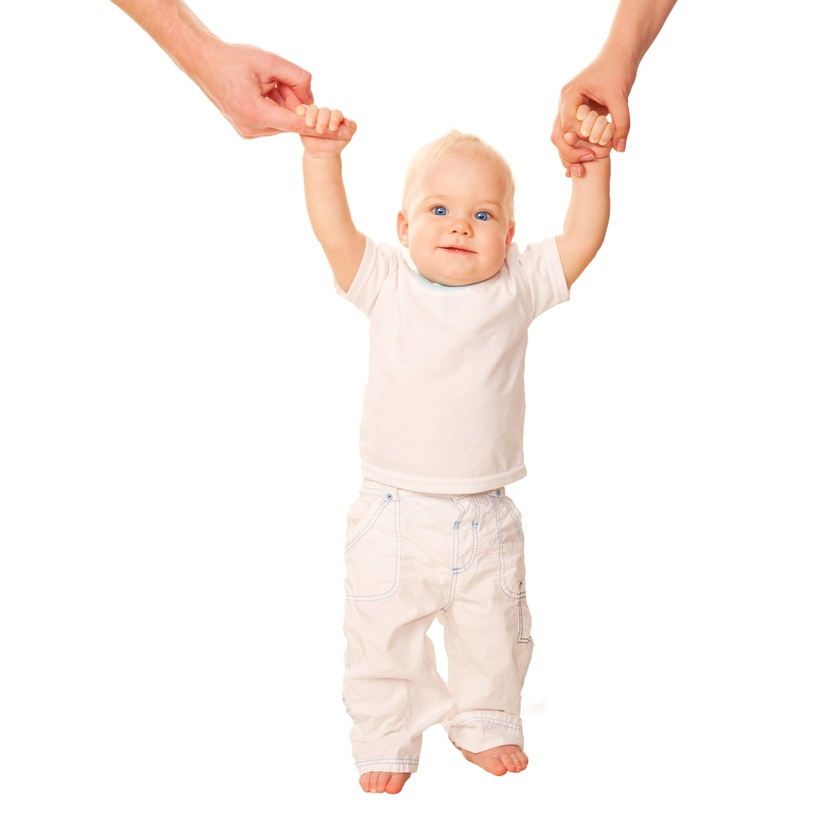
#> input picture OpenCV-Indonesia-master/baayi.jpg, 840 x 840 px, shrunk from 1000 x 1000 before the run
$ python '2. detect_mata.py'
#> lines starting #> are read from the running program, lines starting #| are printed output that depends on the picture; after the words box and inside, x2 and y2 are one past the last pixel; in counts of white or black regions, pixels touching at a corner belong together
import cv2

img = cv2.imread('baayi.jpg')
#> img is the input picture: shape (840, 840, 3); mean B, G, R 242.1, 245.3, 251.7

face = cv2.CascadeClassifier('face-detect.xml')
eye = cv2.CascadeClassifier('haarcascade_eye.xml')

gray = cv2.cvtColor(img, cv2.COLOR_BGR2GRAY)
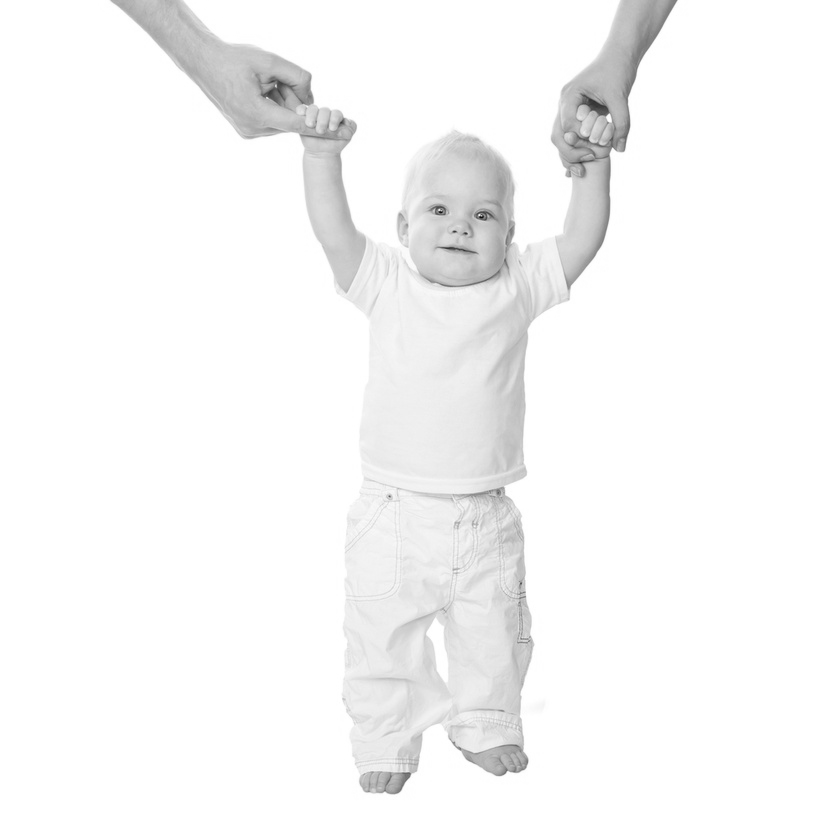
#> gray: shape (840, 840); min 9, max 255, mean 246.9

muka = face.detectMultiScale(gray, 1.3, 5)
#> muka = [[395, 163, 126, 126]]
for (x,y,w,h) in muka:
    cv2.rectangle(img, (x,y), (x+w, y+h), (0,255,0), 2)

    cv_warna = img[y:y+h, x:x+w]
    cv_gray = gray[y:y+h, x:x+w]
    mata = eye.detectMultiScale(cv_gray, 1.5, 3)
    for (mx,my,mw,mh) in mata:
        cv2.rectangle(cv_warna, (mx,my), (mx+mw, my+mh), (255, 255, 0), 1)
#> this loop made 1 pass
#> (x, y, w, h, mata) on pass 1: (395, 163, 126, 126, [[73, 39, 30, 30], [67, 32, 45, 45]])
#> pass 1, `cv_warna = img[y:y+h, x:x+w]`:
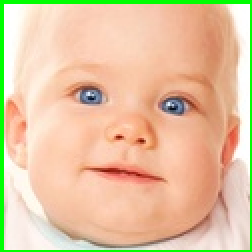
#> cv_warna: shape (126, 126, 3) (shown 2 times larger); mean B, G, R 161.4, 196.9, 227.5
#> pass 1, `cv_gray = gray[y:y+h, x:x+w]`:
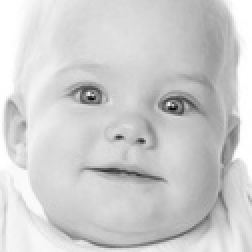
#> cv_gray: shape (126, 126) (shown 2 times larger); min 9, max 255, mean 206
#> after the loop:
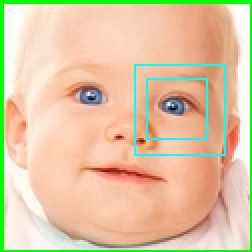
#> cv_warna: shape (126, 126, 3) (shown 2 times larger); 1.89% of pixels changed, all inside (x1, y1, x2, y2) = (67, 32, 113, 78)
#> after the loop:
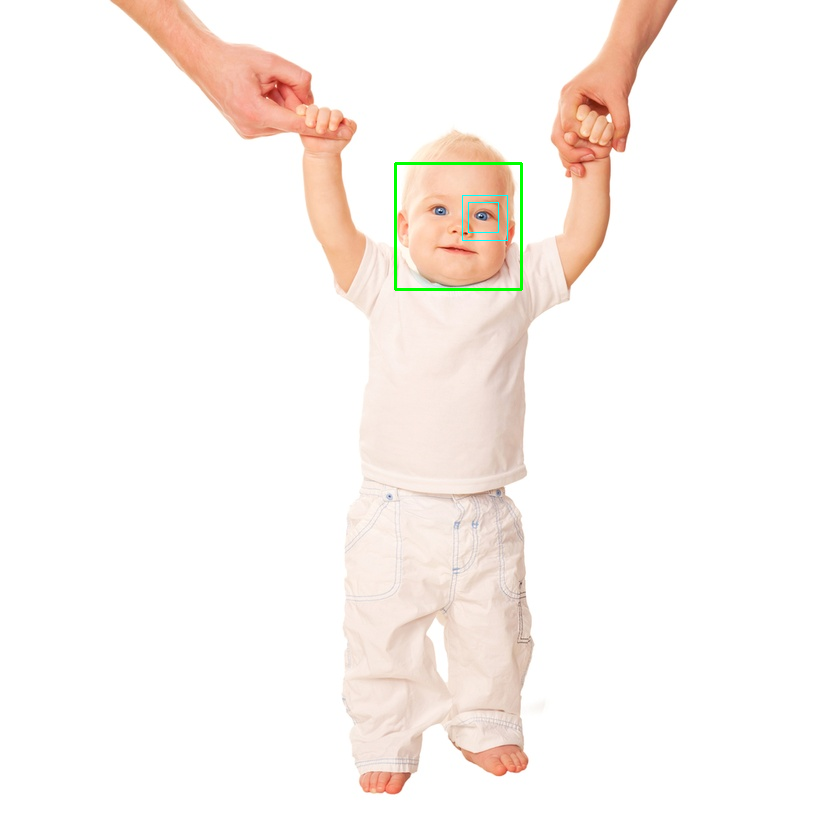
#> img: shape (840, 840, 3); 0.26% of pixels changed, all inside (x1, y1, x2, y2) = (394, 162, 523, 291)

cv2.imshow('Foto Normal', img)
cv2.waitKey(0)
cv2.destroyAllWindows()
